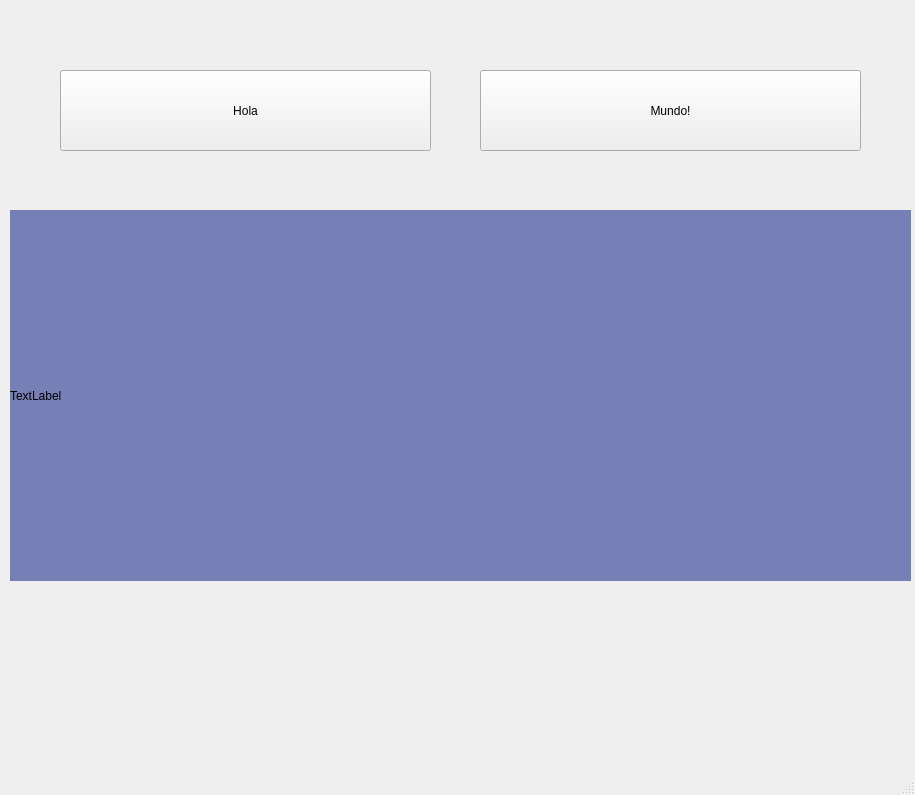
<?xml version="1.0" encoding="UTF-8"?>
<ui version="4.0">
 <class>MainWindow</class>
 <widget class="QMainWindow" name="MainWindow">
  <property name="geometry">
   <rect>
    <x>0</x>
    <y>0</y>
    <width>915</width>
    <height>795</height>
   </rect>
  </property>
  <property name="windowTitle">
   <string>MainWindow</string>
  </property>
  <widget class="QWidget" name="centralwidget">
   <widget class="QPushButton" name="pushButton_clickMe">
    <property name="geometry">
     <rect>
      <x>480</x>
      <y>70</y>
      <width>381</width>
      <height>81</height>
     </rect>
    </property>
    <property name="text">
     <string>Mundo!</string>
    </property>
   </widget>
   <widget class="QPushButton" name="pushButton_delete">
    <property name="geometry">
     <rect>
      <x>60</x>
      <y>70</y>
      <width>371</width>
      <height>81</height>
     </rect>
    </property>
    <property name="styleSheet">
     <string notr="true">text-color:rgb(161, 59, 255)</string>
    </property>
    <property name="text">
     <string>Hola</string>
    </property>
   </widget>
   <widget class="QLabel" name="label_terminal">
    <property name="geometry">
     <rect>
      <x>10</x>
      <y>210</y>
      <width>901</width>
      <height>371</height>
     </rect>
    </property>
    <property name="styleSheet">
     <string notr="true">background-color:rgb(118, 128, 182)</string>
    </property>
    <property name="text">
     <string>TextLabel</string>
    </property>
   </widget>
  </widget>
  <widget class="QMenuBar" name="menubar">
   <property name="geometry">
    <rect>
     <x>0</x>
     <y>0</y>
     <width>915</width>
     <height>33</height>
    </rect>
   </property>
  </widget>
  <widget class="QStatusBar" name="statusbar"/>
 </widget>
 <resources/>
 <connections/>
</ui>
